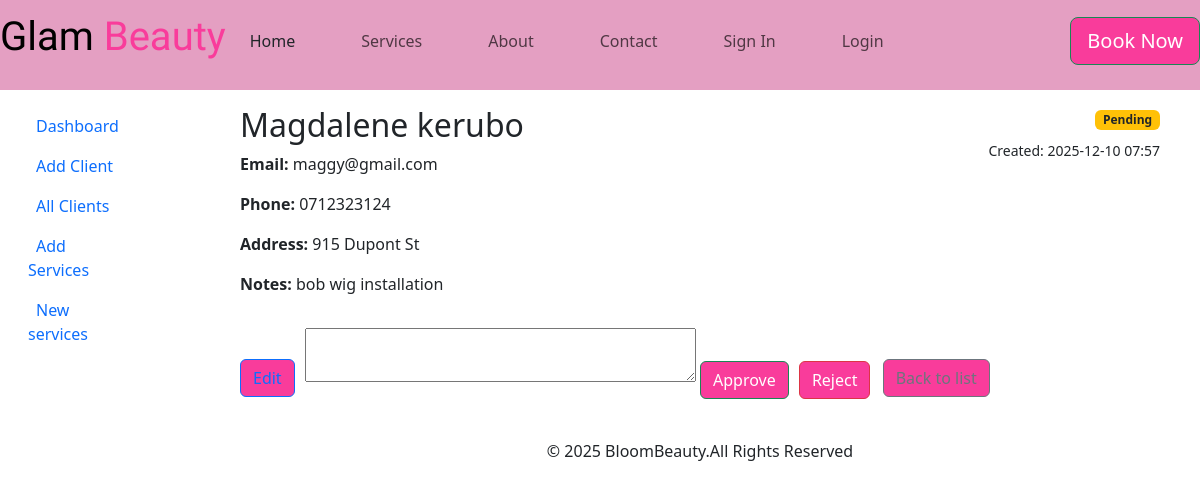
The page /2/ (signed in) on the database as committed earlier.
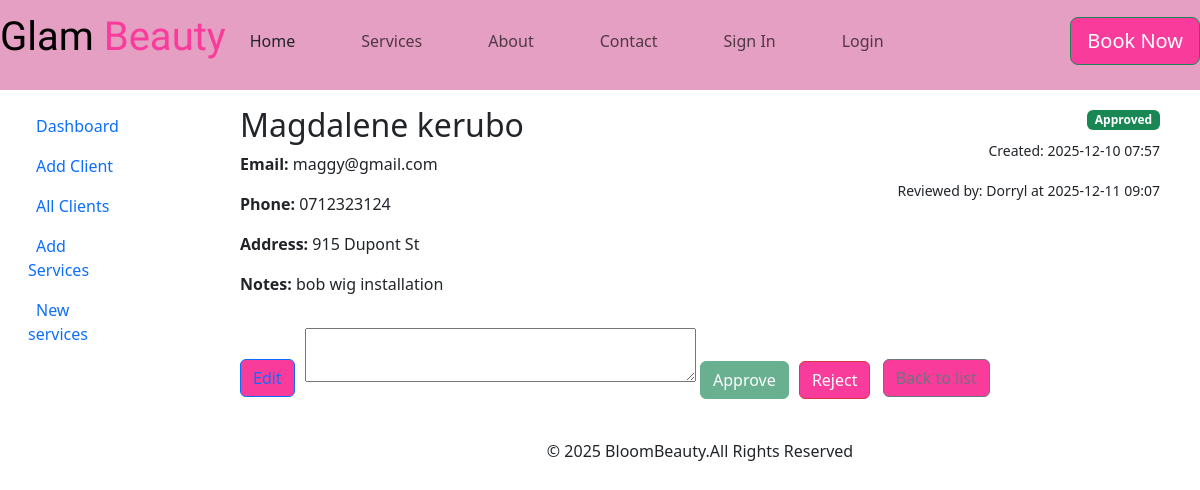
The same page on the database as committed later.
### cosmetics/models.py (models this page shows, shortened)
class Client(models.Model):
    STATUS_PENDING = 'pending'
    STATUS_APPROVED = 'approved'
    STATUS_REJECTED = 'rejected'
    STATUS_CHOICES = [
        (STATUS_PENDING, 'Pending'),
        (STATUS_APPROVED, 'Approved'),
        (STATUS_REJECTED, 'Rejected'),
    ]
    first_name = models.CharField(max_length=120, null=True, blank=True)
    last_name = models.CharField(max_length=120, blank=True)
    email = models.EmailField(unique=True)
    phone = models.CharField(max_length=30, blank=True)
    address = models.TextField(blank=True)
    dob = models.DateField(null=True, blank=True)
    notes = models.TextField(blank=True)
    avatar = models.ImageField(upload_to='client_avatars/', null=True, blank=True)
    is_active = models.BooleanField(default=True)
    status = models.CharField(max_length=20, choices=STATUS_CHOICES, default=STATUS_PENDING)
    reviewed_by = models.ForeignKey(
        settings.AUTH_USER_MODEL, null=True, blank=True, on_delete=models.SET_NULL, related_name='reviewed_clients'
    )
    reviewed_at = models.DateTimeField(null=True, blank=True)
    review_notes = models.TextField(blank=True)
    created_at = models.DateTimeField(auto_now_add=True)
    updated_at = models.DateTimeField(auto_now=True)
    class Meta:
        ordering = ['last_name', 'first_name']

### cosmetics/views.py (the view)
# urls.py: path('<int:pk>/', views.ClientDetailView.as_view(), name='detail'),
class ClientDetailView(LoginRequiredMixin, DetailView):
    model = Client
    template_name = "clientdetails.html"
    context_object_name = "client"
    def get_context_data(self, **kwargs):
        context = super().get_context_data(**kwargs)
        context["review_form"] = ReviewForm()
        return context

### cosmetics/forms.py
class ReviewForm(forms.Form):
    review_notes = forms.CharField(required=False, widget=forms.Textarea(attrs={'rows':2}), label="Notes (optional)")

### cosmetics/templates/clientdetails.html (shortened to what this page needs)
{% extends "base.html" %}
{% load static %}
{% block content %}
<section class="p-3">
  <div class="container">
    <div class="d-flex justify-content-between align-items-start">
      <div>
        <h2>{{ client.first_name }} {{ client.last_name }}</h2>
        <p><strong>Email:</strong> {{ client.email }}</p>
        <p><strong>Phone:</strong> {{ client.phone }}</p>
        <p><strong>Address:</strong> {{ client.address }}</p>
        <p><strong>Notes:</strong> {{ client.notes }}</p>
      </div>
      <div class="text-end">
        {% if client.status == client.STATUS_PENDING %}
          <span class="badge bg-warning text-dark">Pending</span>
        {% elif client.status == client.STATUS_APPROVED %}
          <span class="badge bg-success">Approved</span>
        {% else %}
          <span class="badge bg-danger">Rejected</span>
        {% endif %}
        <p class="mt-2"><small>Created: {{ client.created_at|date:"Y-m-d H:i" }}</small></p>
        {% if client.reviewed_by %}
          <p><small>Reviewed by: {{ client.reviewed_by }} at {{ client.reviewed_at|date:"Y-m-d H:i" }}</small></p>
        {% endif %}
      </div>
    </div>
    <div class="mt-3">
      <a class="btn btn-outline-primary" href="{% url 'edit' client.pk %}">Edit</a>
      <form method="post" action="{% url 'approve' client.pk %}" style="display:inline-block; margin-left:6px;">
        {{ review_form.review_notes }}
        <button type="submit" class="btn btn-success mt-1" {% if client.status == client.STATUS_APPROVED %}disabled{% endif %}>Approve</button>
      </form>
      <form method="post" action="{% url 'reject' client.pk %}" style="display:inline-block; margin-left:6px;">
        <button type="submit" class="btn btn-danger mt-1" {% if client.status == client.STATUS_REJECTED %}disabled{% endif %}>Reject</button>
      </form>
      <a class="btn btn-outline-secondary ms-2" href="{% url 'list' %}">Back to list</a>
    </div>
  </div>
</section>
{% endblock %}

Rows that differ between the two databases and show on the page:
changed Client "Magdalene": status "pending" → "approved" (drawn); reviewed_by_id empty → 1 (drawn); reviewed_by (not shown) → "Dorryl"; reviewed_at (not shown) → "2025-12-11 09:07"
Other text that changed with them:
text no longer shown: "Pending"
text now shown: "Approved Reviewed by: at"
